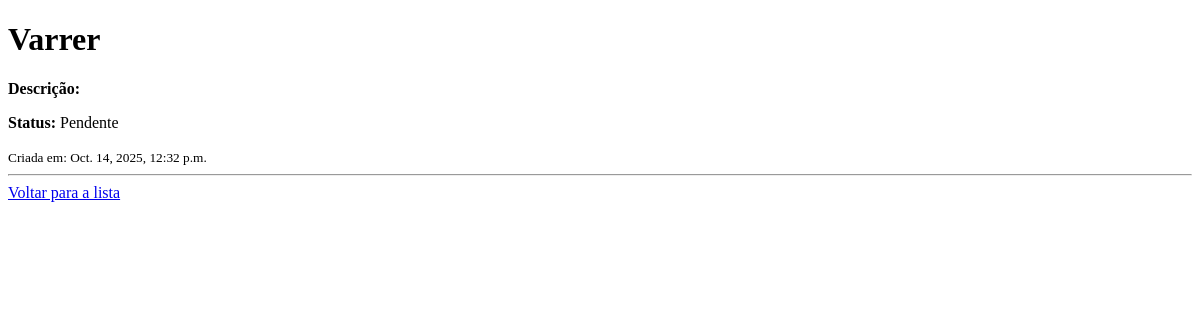
/tarefas/1/, run on an earlier commit of the app's database.
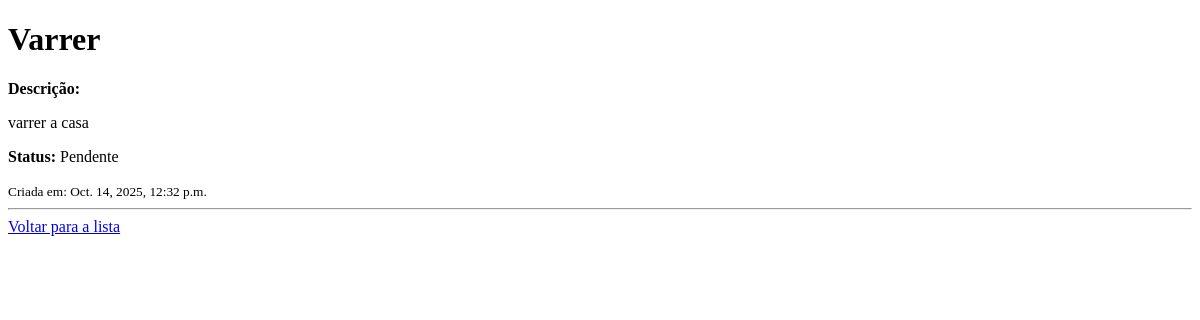
And on a later commit of the database.
### tarefas/models.py (models this page shows, shortened)
class Tarefa(models.Model):
    titulo = models.CharField(max_length=200)
    descricao = models.TextField(blank=True)
    concluida = models.BooleanField(default=False)
    data_criacao = models.DateTimeField(auto_now_add=True)

### tarefas/views.py (the view)
# urls.py: path('<int:tarefa_id>/', views.detalhe_tarefa, name='detalhe_tarefa'),
def detalhe_tarefa(request, tarefa_id):
    tarefa = get_object_or_404(Tarefa, pk=tarefa_id)
    return render(request, 'tarefas/detalhe.html', {'tarefa': tarefa})

### tarefas/templates/tarefas/detalhe.html (shortened to what this page needs)
<!DOCTYPE html>
<html lang="pt-br">
<head>
</head>
<body>
    <h1>{{ tarefa.titulo }}</h1>
    <p><strong>Descrição:</strong> {{ tarefa.descricao|linebreaks }}</p>
    <p><strong>Status:</strong> {% if tarefa.concluida %}Concluída{% else %}Pendente{% endif %}</p>
    <small>Criada em: {{ tarefa.data_criacao }}</small>
    <hr>
    <a href="{% url 'listar_tarefas' %}">Voltar para a lista</a>
</body>
</html>

What changed in the data, as far as the page shows it:
changed Tarefa "Varrer": descricao (not shown) → "varrer a casa"
